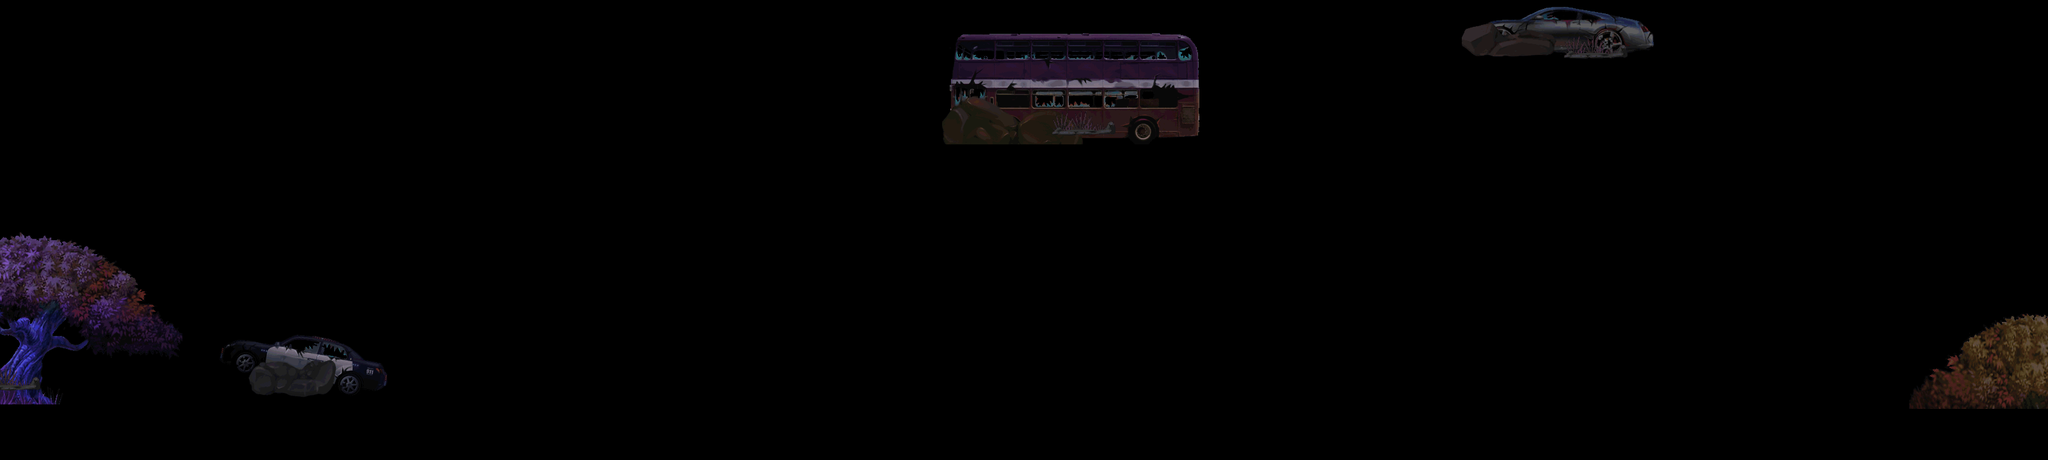

A level layout from a 2D game, rendered from its tile map. Below: a short description, then the map file with tile-grid data replaced by summaries:
An orthogonal 80x18 tile map with 40x40 px tiles, 2 tile layers (land1, land2).

<map version="1.0" orientation="orthogonal" width="80" height="18" tilewidth="40" tileheight="40">
 <tileset firstgid="1" name="a-jinjing" tilewidth="40" tileheight="40">
  <image source="a-jinjing.png" width="2036" height="1144" />
 </tileset>
 <layer name="land1" width="80" height="18">
  <data>[1440 cells, 238 non-empty, 238 distinct tile ids]</data>
 </layer>
 <layer name="land2" width="80" height="18">
  <data>[1440 cells, 24 non-empty, 9 distinct tile ids]</data>
 </layer>
</map>
